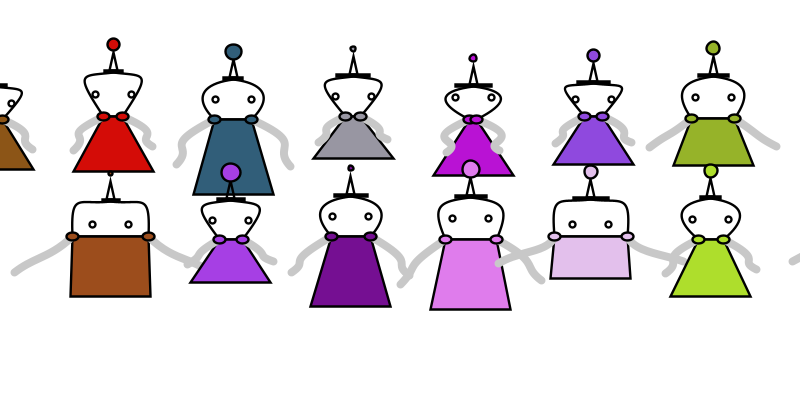
Frame 1 (no input)
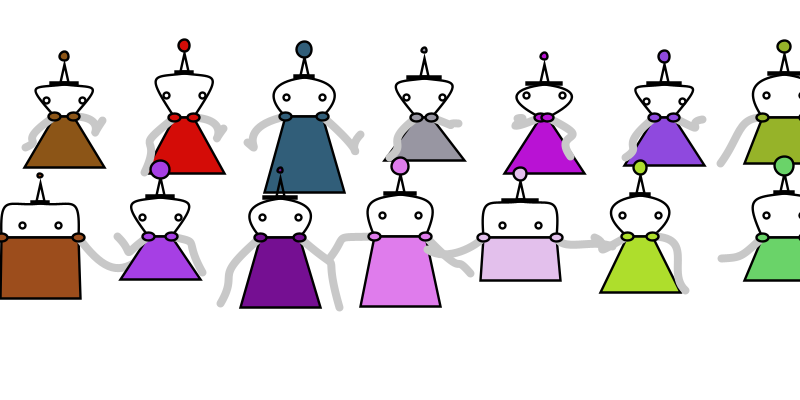
Frame 60 (the mouse pressed at the canvas centre just before this capture)
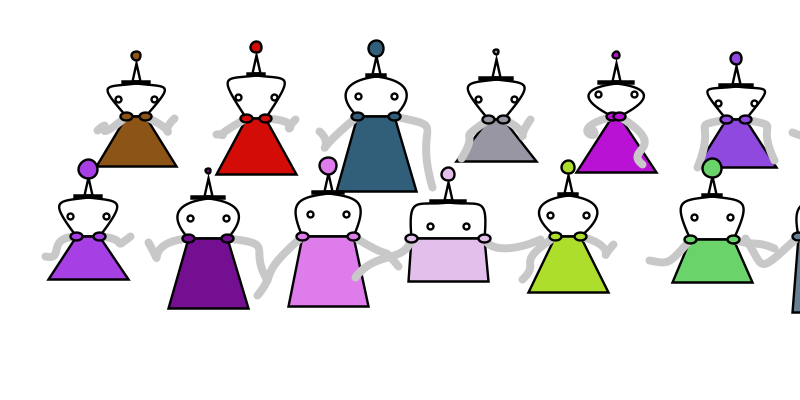
Frame 120 (the mouse held since frame 60 and released just before this capture)

The Processing sketch that drew these frames (run headless with seeded random() and noise(); from frame 60 on, the mouse is pressed at the canvas centre):

// Processing sketch: processing_54761
// ── processing_54761.pde

//Ayako Matsuda
//DESMA 28 Workshop 7

class Robots
{
  //"Fields"
  float px, py;
  float movx;
  float curves;
  float bodyheight;
  float toppoint; 
  float changex;
  float feet;
  float ring;
  float hat;
  float r, g, b ;
  float armspeed1;
  float army1;
  float armspeed2;
  float army2;
  float armspeed3;
  float army3;
  float armspeed4;
  float army4;
  float armspeed5;
  float army5;
  float armspeed6;
  float army6;

  //Constructor
  Robots (float x, float y, float vx) 
  {
    px = x;
    py = y;
    movx = vx;
    curves= random (25.0, 120);
    bodyheight = random (100, 200);
    toppoint = random (-10.0, 20.0);
    changex= random (100);
    feet = random (-20, 20);
    ring = random (10, 50);
    hat = random (20, 50);
    r = random (255);
    g = random (255);
    b = random (255);
    armspeed1 = random(0.02, 0.3);
    army1 = 0;
    armspeed2 = random(0.02, 0.3);
    army2 = 0;
    armspeed3 = random(0.02, 0.3);
    army3 = 0;
    armspeed4 = random(0.02, 0.3);
    army4 = 0;
    armspeed5 = random(0.02, 0.3);
    army5 = 0;
    armspeed6 = random(0.02, 0.3);
    army6 = 0;
  }

  void process()
  {
    // Move the robot
    px = px + movx;
    if (px > 2.7*width) 
    {
      px = px % (2.7*width);
      curves= random (25.0, 120);
      bodyheight = random (100, 200);
      toppoint = random (-10.0, 20.0);
      changex= random (100);
      feet = random (-20, 20);
      ring = random (10, 50);
      hat = random (20, 50);
      r = random (255);
      g = random (255);
      b = random (255);  
    }

    if (px < 0)
    {
      px = px + 2.7*width;
      curves= random (25.0, 120);
      bodyheight = random (100, 200);
      toppoint = random (-10.0, 20.0);
      changex= random (100);
      feet = random (-20, 20);
      ring = random (10, 50);
      hat = random (20, 50);
      r = random (255);
      g = random (255);
      b = random (255);
    }
    float jump = abs(10*sin(px));
    army1 = army1 + armspeed1;
    army2 = army2 + armspeed2;
    army3 = army3 + armspeed3;
    army4 = army4 + armspeed4;
    army5 = army5 + armspeed5;
    army6 = army6 + armspeed6;

    pushMatrix();
    scale (0.4);
    translate (-120, height/2);
    translate (px, py-jump);
    float y = 100.0;
    strokeWeight(6);
    noFill();
    beginShape();
    vertex(100 - changex, y);
    bezierVertex(0.0, y-curves, 20.0, 10.0+toppoint, 100.0, toppoint);
    bezierVertex(180.0, 10.0+toppoint, 200.0, y-curves, 100+changex, y);
    endShape(CLOSE);

    if (changex>=75)
    {
      ellipse (55, 70, 15, 15);
      ellipse (145, 70, 15, 15);
    }
    else if (changex<75 && changex> 10)
    {
      ellipse (55, toppoint+(y-toppoint)/2, 15, 15);
      ellipse (145, toppoint+(y-toppoint)/2, 15, 15);
    }

    else 
    {
      ellipse (55, toppoint+(y-toppoint)/3, 15, 15);
      ellipse (145, toppoint+(y-toppoint)/3, 15, 15);
    }

    //head
    beginShape();
    vertex (100 - hat, toppoint-5);
    vertex (100+ hat, toppoint-5);
    vertex (100+ hat, toppoint);
    vertex (100- hat, toppoint);
    endShape (CLOSE);

    beginShape();
    vertex (90, toppoint-5);
    vertex (100, toppoint-50);
    vertex (110, toppoint-5);
    endShape (CLOSE);

    fill (r, g, b);
    ellipse (100, toppoint-70, ring, ring); 

    //body
    beginShape();
    vertex (100 - changex, y);
    vertex (100+changex, y);
    vertex (200.0, y + bodyheight);
    vertex (0.0, y + bodyheight);
    endShape (CLOSE);

    strokeWeight(20);
    stroke (200);
    noFill();
    //arm
    //right
    beginShape();
    vertex(100+changex, y);
    bezierVertex(y + bodyheight, y + bodyheight/3 +bodyheight/3*sin(army1), 
    y + changex*2, y + bodyheight/3 +bodyheight/3*sin(army2), 
    150 + changex*2, y+ bodyheight/2 +bodyheight/2*sin(army5));
    endShape();

    //left
    beginShape();
    vertex (100 - changex, y);
    bezierVertex(y -bodyheight, y + bodyheight/3 +bodyheight/3*sin(army3), 
    y- changex*2, y+ bodyheight/4 +bodyheight/3*sin(army4), 
    50 - changex*2, y+ bodyheight/2 +bodyheight/2*sin(army6));
    endShape();

    stroke (0);
    strokeWeight (6);
    fill(r, g, b);
    //shoulder
    ellipse (100 - changex, y, 30, 20);
    ellipse (100+changex, y, 30, 20);

    popMatrix();
  }
}

Robots robot11;
Robots robot12;
Robots robot13;
Robots robot14;
Robots robot15;
Robots robot16;
Robots robot17;
Robots robot18;
Robots robot21;
Robots robot22;
Robots robot23;
Robots robot24;
Robots robot25;
Robots robot26;
Robots robot27;
Robots robot28;

void setup()
{
  size (800, 400);
  smooth ();

  robot11 = new Robots(0, 0, 3);
  robot12 = new Robots(300, 0, 3);
  robot13 = new Robots(600, 0, 3);
  robot14 = new Robots(900, 0, 3);
  robot15 = new Robots(1200, 0, 3);
  robot16 = new Robots(1500, 0, 3);
  robot17 = new Robots(1800, 0, 3);
  robot21 = new Robots(0, 300, -3);
  robot22 = new Robots(300, 300, -3);
  robot23 = new Robots(600, 300, -3);
  robot24 = new Robots(900, 300, -3);
  robot25 = new Robots(1200, 300, -3);
  robot26 = new Robots(1500, 300, -3);
  robot27 = new Robots(1800, 300, -3);

}

void draw()
{
  background (255);

  robot11.process();
  robot12.process();
  robot13.process();
  robot14.process();
  robot15.process();
  robot16.process();
  robot17.process();
  robot21.process();
  robot22.process();
  robot23.process();
  robot24.process();
  robot25.process();
  robot26.process();
  robot27.process();
}
